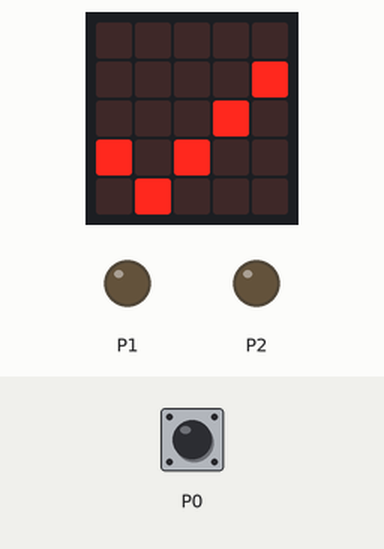
The program below on a simulated BBC micro:bit (MakeCode). On the bench: the board's 5×5 LED display, output pins drawn as LEDs (lit = HIGH). The inputs (shaded band) are chosen by the test bench; at power-on: P0 LOW.

Above: at 0.1 s.
1.9 s: P0 pulled HIGH for 0.5 s
At 2.48 s:
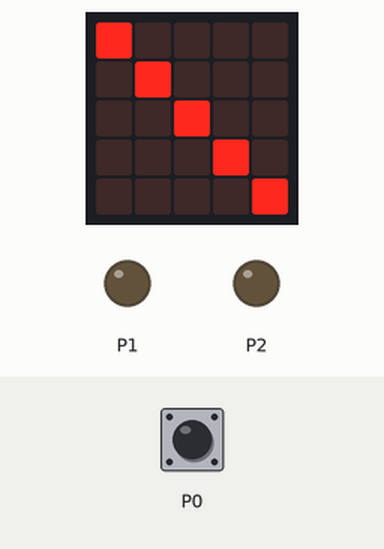
At 3.4 s:
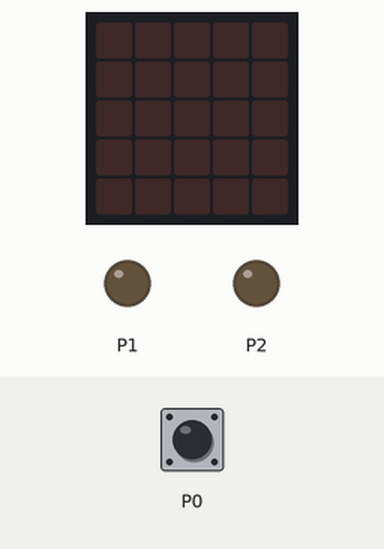
4.2 s: P0 pulled HIGH for 3.2 s
At 5.4 s:
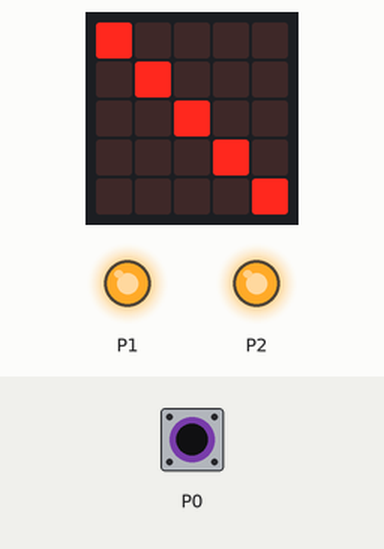
Timing chart, 0 to 9.2 s (numbered marks = the images above; inputs shaded):
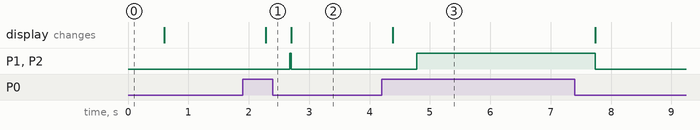

Measured:
- after the input at 1.9 s, P1, P2: LOW → HIGH after 0.78 s, → LOW 0.02 s later; the display: changes after 0.38 s (image 1)
- after the input at 4.2 s, P1, P2: LOW → HIGH after 0.58 s, → LOW 3.0 s later; the display: changes after 0.18 s (image 3)

The program:

main.ts
```typescript
basic.showIcon(IconNames.Yes)
basic.forever(function () {
    if (pins.digitalReadPin(DigitalPin.P0) == 1) {
        basic.showLeds(`
            # . . . .
            . # . . .
            . . # . .
            . . . # .
            . . . . #
            `)
        pins.digitalWritePin(DigitalPin.P1, 1)
        pins.digitalWritePin(DigitalPin.P2, 1)
    } else {
        pins.digitalWritePin(DigitalPin.P1, 0)
        pins.digitalWritePin(DigitalPin.P2, 0)
        basic.showLeds(`
            . . . . .
            . . . . .
            . . . . .
            . . . . .
            . . . . .
            `)
    }
})
```

test.ts
```typescript
// les tests vont ici ; cela ne sera pas compilé si ce paquet est utilisé en tant qu'extension.
```
